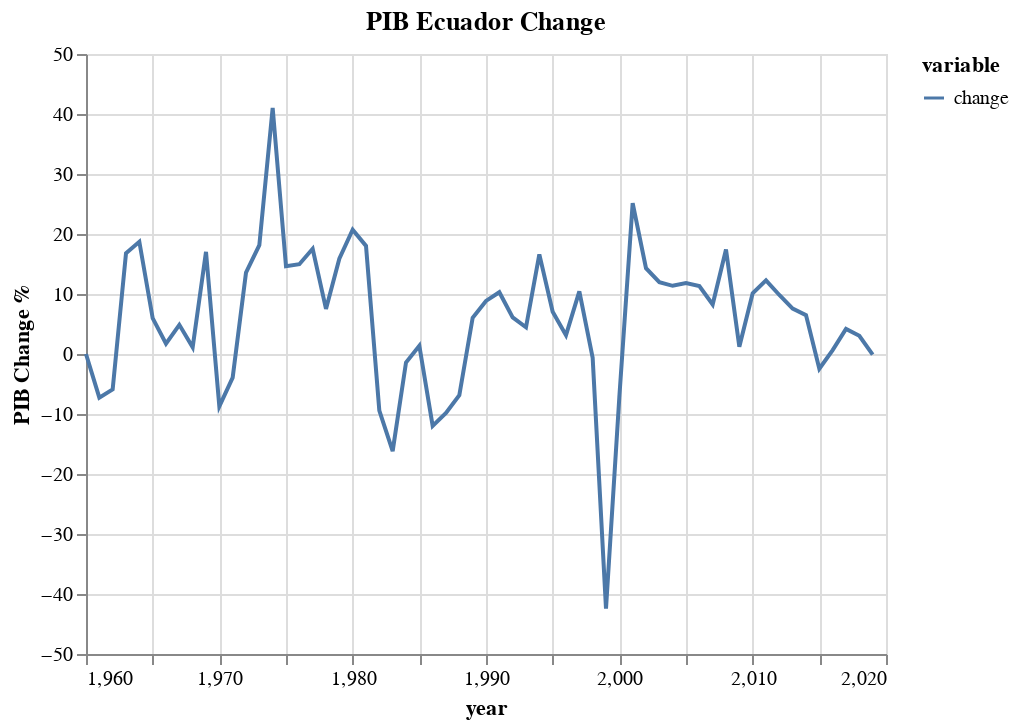

Notebook cell for this chart:
### Code cell
alt.Chart(df.drop('pib_value',axis=1).melt('year')).mark_line().encode(
    x='year',
    y=alt.Y('value',title='PIB Change %'),
    color='variable'
).properties(title='PIB Ecuador Change')

### Figure 1 — Vega-Lite specification as saved in the notebook (floating-point values rounded to 4 significant figures)
{"config": {"view": {"continuousWidth": 400, "continuousHeight": 300}}, "data": {"name": "data-f28ee39dff54d89cbed07aa8f52f07e7"}, "mark": "line", "encoding": {"color": {"type": "nominal", "field": "variable"}, "x": {"type": "quantitative", "field": "year"}, "y": {"type": "quantitative", "field": "value", "title": "PIB Change %"}}, "title": "PIB Ecuador Change", "$schema": "https://vega.github.io/schema/vega-lite/v4.8.1.json", "datasets": {"data-f28ee39dff54d89cbed07aa8f52f07e7": [{"year": 1960, "variable": "change", "value": 0.0}, {"year": 1961, "variable": "change", "value": -7.269}, {"year": 1962, "variable": "change", "value": -5.894}, {"year": 1963, "variable": "change", "value": 16.78}, {"year": 1964, "variable": "change", "value": 18.71}, {"year": 1965, "variable": "change", "value": 5.987}, {"year": 1966, "variable": "change", "value": 1.74}, {"year": 1967, "variable": "change", "value": 4.867}, {"year": 1968, "variable": "change", "value": 1.107}, {"year": 1969, "variable": "change", "value": 17.03}, {"year": 1970, "variable": "change", "value": -8.722}, {"year": 1971, "variable": "change", "value": -3.932}, {"year": 1972, "variable": "change", "value": 13.55}, {"year": 1973, "variable": "change", "value": 18.13}, {"year": 1974, "variable": "change", "value": 41.03}, {"year": 1975, "variable": "change", "value": 14.65}, {"year": 1976, "variable": "change", "value": 14.96}, {"year": 1977, "variable": "change", "value": 17.54}, {"year": 1978, "variable": "change", "value": 7.517}, {"year": 1979, "variable": "change", "value": 15.89}, {"year": 1980, "variable": "change", "value": 20.73}, {"year": 1981, "variable": "change", "value": 18.02}, {"year": 1982, "variable": "change", "value": -9.438}, {"year": 1983, "variable": "change", "value": -16.19}, {"year": 1984, "variable": "change", "value": -1.419}, {"year": 1985, "variable": "change", "value": 1.38}, {"year": 1986, "variable": "change", "value": -11.98}, {"year": 1987, "variable": "change", "value": -9.815}, {"year": 1988, "variable": "change", "value": -6.846}, {"year": 1989, "variable": "change", "value": 6.04}, {"year": 1990, "variable": "change", "value": 8.849}, {"year": 1991, "variable": "change", "value": 10.29}, {"year": 1992, "variable": "change", "value": 6.111}, {"year": 1993, "variable": "change", "value": 4.459}, {"year": 1994, "variable": "change", "value": 16.6}, {"year": 1995, "variable": "change", "value": 7.057}, {"year": 1996, "variable": "change", "value": 3.146}, {"year": 1997, "variable": "change", "value": 10.42}, {"year": 1998, "variable": "change", "value": -0.6438}, {"year": 1999, "variable": "change", "value": -42.44}, {"year": 2000, "variable": "change", "value": -7.189}, {"year": 2001, "variable": "change", "value": 25.13}, {"year": 2002, "variable": "change", "value": 14.29}, {"year": 2003, "variable": "change", "value": 11.98}, {"year": 2004, "variable": "change", "value": 11.37}, {"year": 2005, "variable": "change", "value": 11.84}, {"year": 2006, "variable": "change", "value": 11.31}, {"year": 2007, "variable": "change", "value": 8.245}, {"year": 2008, "variable": "change", "value": 17.41}, {"year": 2009, "variable": "change", "value": 1.211}, {"year": 2010, "variable": "change", "value": 10.12}, {"year": 2011, "variable": "change", "value": 12.26}, {"year": 2012, "variable": "change", "value": 9.836}, {"year": 2013, "variable": "change", "value": 7.574}, {"year": 2014, "variable": "change", "value": 6.485}, {"year": 2015, "variable": "change", "value": -2.453}, {"year": 2016, "variable": "change", "value": 0.6477}, {"year": 2017, "variable": "change", "value": 4.179}, {"year": 2018, "variable": "change", "value": 3.037}, {"year": 2019, "variable": "change", "value": -0.1176}]}}
